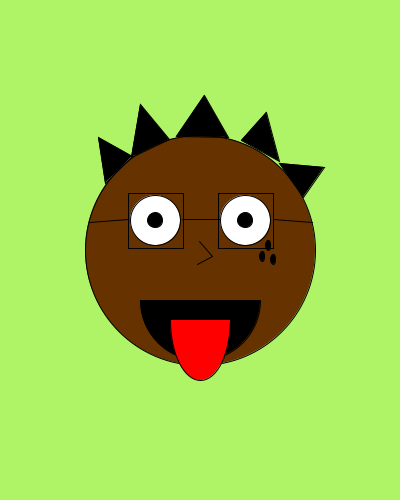
Frame 1 (no input)
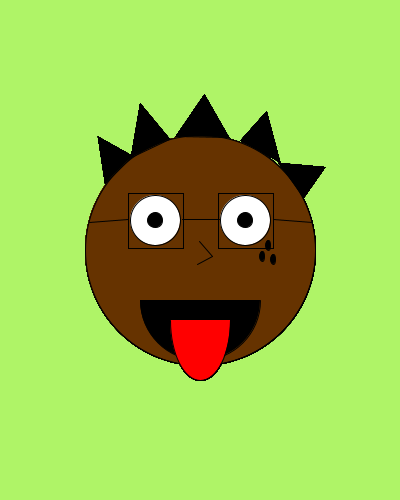
Frame 60 (the mouse pressed at the canvas centre just before this capture)
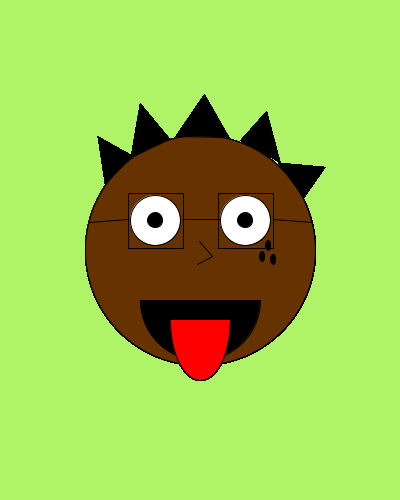
Frame 120 (the mouse held since frame 60 and released just before this capture)

The Processing sketch that drew these frames (run headless with seeded random() and noise(); from frame 60 on, the mouse is pressed at the canvas centre):

// Processing sketch: processing_116603
// ── processing_116603.pde

void setup() {
size(400,500);
background(#AFF467);
}
void draw() {
fill(#663300);
ellipse(200,250,230,230);
fill(255,255,255);
ellipse(155,220,50,50);
fill(255,255,255);
ellipse(245,220,50,50); 
fill(0,0,0);
ellipse(245,220,15,15);  
fill(0,0,0);
ellipse(155,220,15,15);  
arc(200,300,120,120,0,PI);
fill(255,0,0);
arc(200,320,60,120,0,PI);
fill(#000000);
triangle(105,183,132,156,98,137);
fill(#000000);
triangle(131,157,169,139,140,104);
fill(#000000);
triangle(176,136,228,137,204,95);
fill(#000000);
triangle(241,140,279,161,266,112);
fill(#000000);
triangle(279,163,303,197,324,167);
fill(#000000);
line(199,241,212,256);
line(212,256,197,264);
noFill();
rect(128, 193, 55, 55);
rect(218, 193, 55, 55);
line(89,222,128,219);
line(182,219,219,219);
line(273,219,312,222);
fill(#000000);
ellipse(268,245,5,10);
ellipse(262,256,5,10);
ellipse(273,259,5,10);


}
